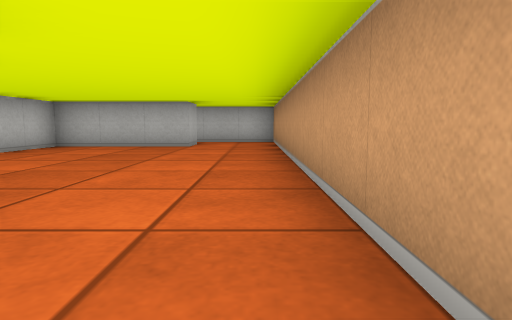
view 1 (above)

24 first-person views from a walk through a cub3D ray-caster map. The camera is about half as high as the walls, tilts 6° down and sees 75° across. The floor is counted in squares. Each view is taken from the middle of a square. On the plan, view 1 faces up. The plan holds only what a view shows up to about 9 squares ahead; the rest is blank.

view 2
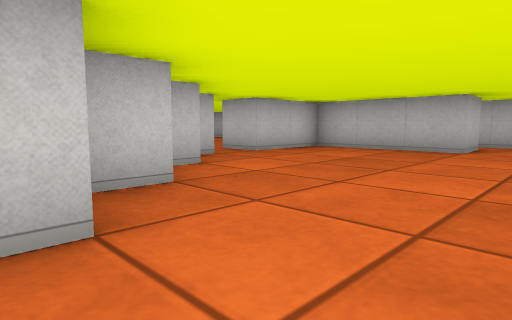

view 3
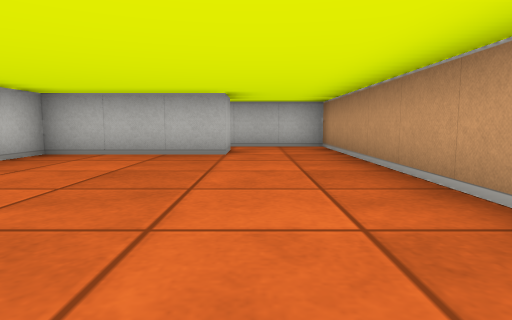

view 4
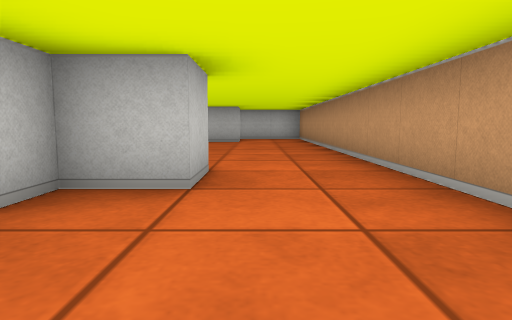

view 5
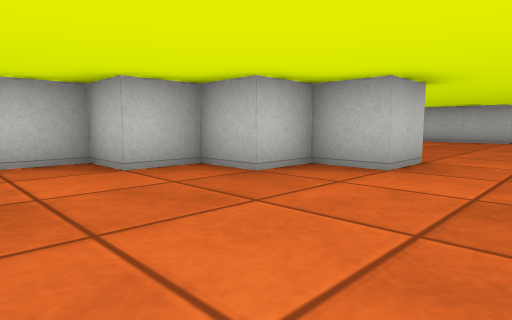

view 6
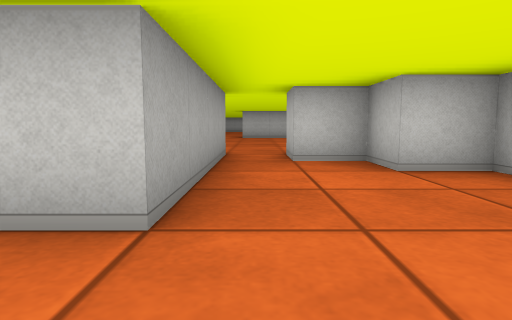

view 7
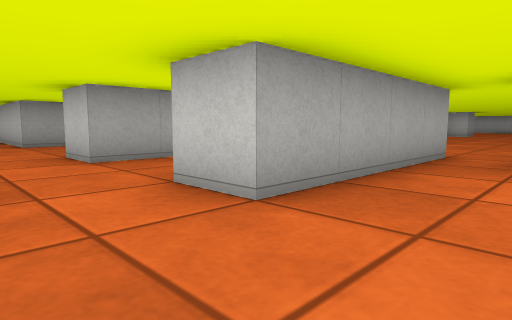

view 8
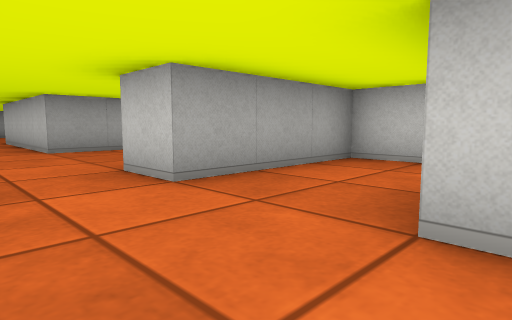

view 9
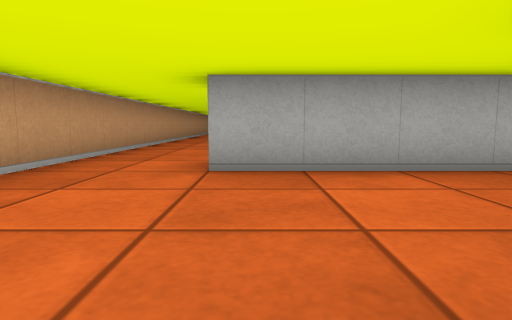

view 10
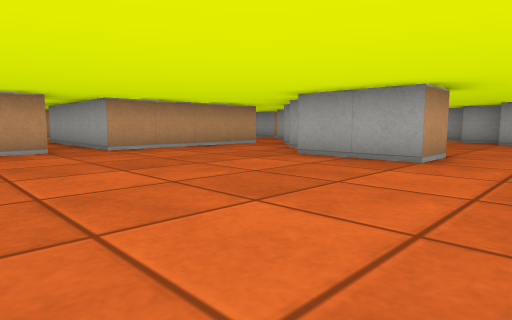

view 11
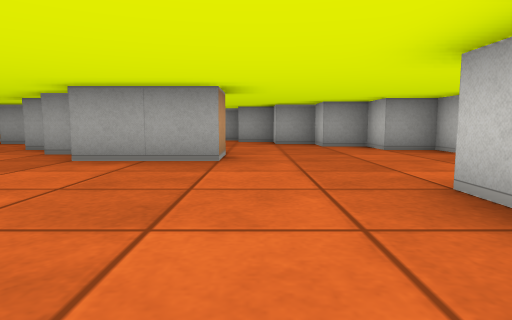

view 12
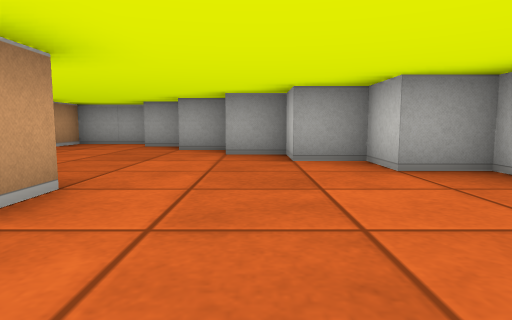

view 13
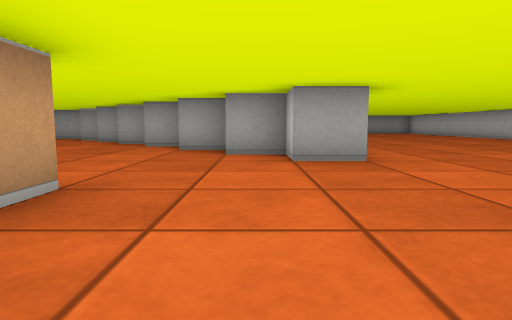

view 14
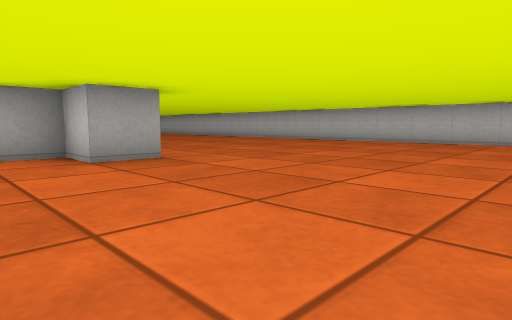

view 15
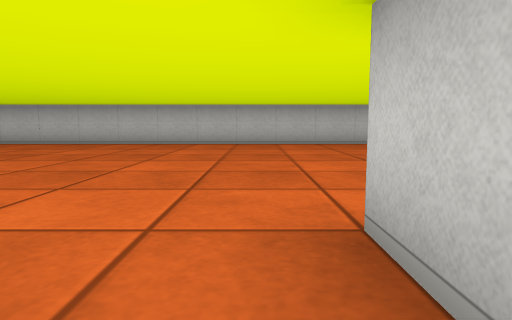

view 16
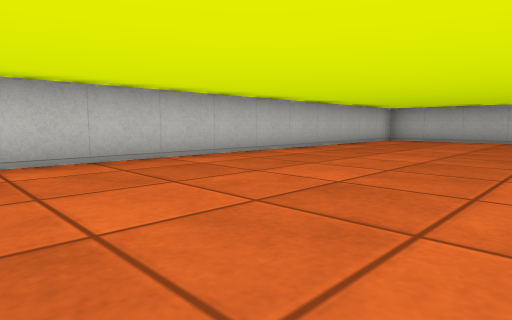

view 17
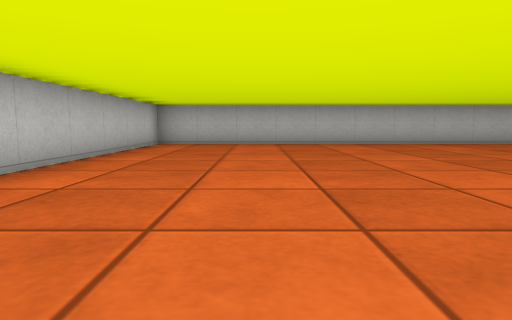

view 18
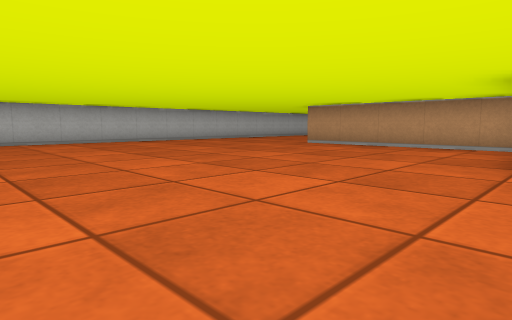

view 19
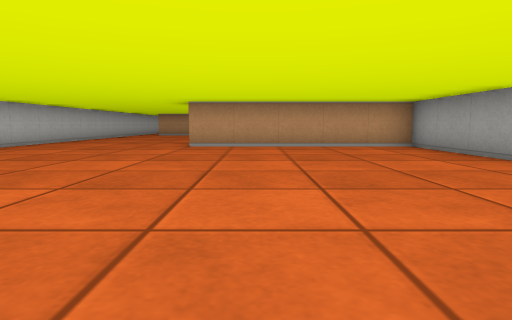

view 20
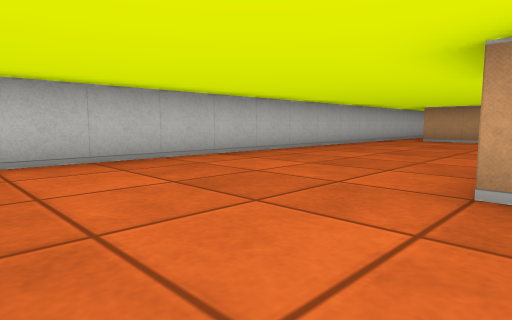

view 21
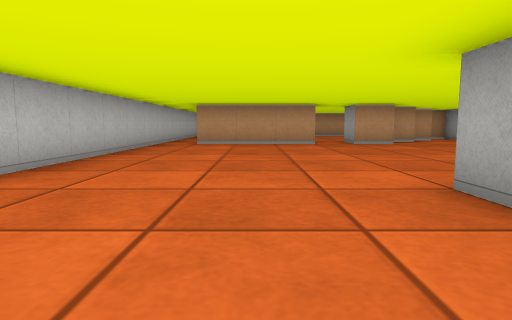

view 22
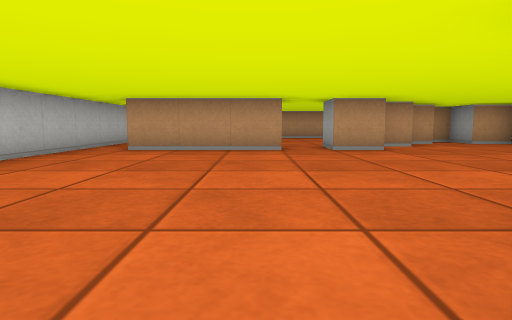

view 23
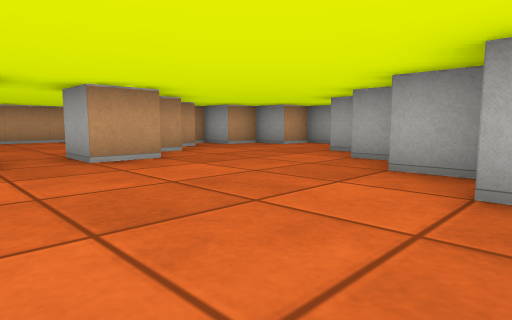

view 24
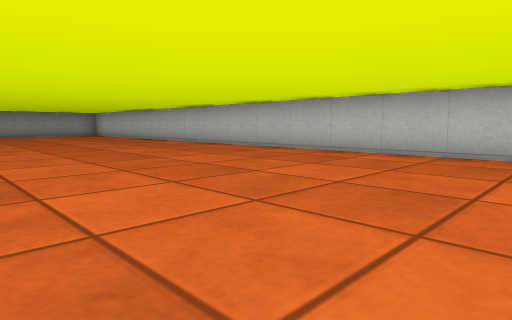

### Floor plan
Points are (right, up) in squares from view 1. A wall is a line through its corners. A room is listed if a view was taken in it or the views show most of it. See-through windows are left out.
Room 1 (views 1, 2, 3)
walls: (-3.5, 3.6) (-3.5, 3); (-2.5, 2.6) (-2.5, 1.8); (-1.5, 1.6) (-1.5, 0.5); (-5.5, 4.5) (-4.5, 4.5) (-4.5, 4.1); (-1.5, 8.5) (-1.5, 7.5) (-4.5, 7.5) (-4.5, 5.5) (-5.5, 5.5); (0.5, -0.1) (0.5, 8.5)
ways out: opening at (-0.5, -0.5) to room 2; opening at (-5, 5) to room 4; opening at (-0.5, 8) to room 4
Room 2 (views 4, 5, 6, 7, 9)
walls: (-1.5, 0.5) (-2.5, 0.5) (-2.5, -0.5) (-3.5, -0.5) (-3.5, -1.5) (-4.5, -1.5) (-4.5, -2.5) (-5.5, -2.5); (-5.5, -3.5) (-1.5, -3.5)
ways out: opening at (-0.5, -0.5) to room 1; opening at (-0.5, -4) to room 3; opening at (-5, -3) to room 4
Room 3 (view 8)
walls: (-1.5, -3.5) (-1.5, -4.5); (-4.5, -5.4) (-4.5, -6.5) (-1.5, -6.5) (-1.5, -7.5); (0.5, -7.6) (0.5, -3.1)
ways out: opening at (-0.5, -4) to room 2; opening at (-0.5, -7) to room 4
Room 4 (views 10, 11, 12, 13, 14, 15, 16, 17, 18, 19, 20, 21, 22, 23, 24)
walls: (-14.5, -6.8) (-14.5, -7.5) (-13.5, -7.5) (-13.5, -8.5) (-12.5, -8.5) (-12.5, -9.5) (-11.5, -9.5); (-13.5, -3.5) (-13.5, -2.9); (-10.5, -6.6) (-10.5, -5.5) (-8.5, -5.5); (-12.5, -2.9) (-12.5, -3.5); (-16.6, -5.5) (-15.5, -5.5) (-15.5, -6.5) (-14.5, -6.5); (-11.5, -10.5) (-10.5, -10.5); (-8, -6.5) (-7.5, -6.5); (-15.5, -0.5) (-16.5, -0.5); (-10.4, -11.5) (-9.5, -11.5); (-16.5, 0.5) (-13.5, 0.5) (-13.5, 5.5); (-9.2, -12.5) (-7.5, -12.5) (-7.5, -11.5); (-5.5, -7.4) (-5.5, -3.5); (-5.5, -2.5) (-5.5, -1.8); (-5.1, -9.5) (-4.5, -9.5); (-7, 0.5) (-6.5, 0.5); (-8.1, 1.5) (-7.5, 1.5); (-5.2, -1.5) (-4.5, -1.5) (-4.5, -0.5) (-3.5, -0.5) (-3.5, 0.5); (-9.4, 2.5) (-8.5, 2.5); (-2.9, -10.5) (-1.5, -10.5) (-1.5, -14.5); (-12.1, 5.5) (-11.5, 5.5); (-4.5, 2.4) (-4.5, 3.1); (-5.5, 3.4) (-5.5, 4.5); (-3.5, 1.4) (-3.5, 2.1); (-5.5, 5.5) (-5.5, 8.5); (0.5, -9.1) (0.5, -7.6); (0.5, 8.5) (0.5, 9.5) (-23.5, 9.5) (-23.5, -11.4)
ways out: opening at (-5, 5) to room 1; opening at (-0.5, 8) to room 1; opening at (-5, -3) to room 2; opening at (-0.5, -7) to room 3

Where each view was taken, in squares from view 1:
view 1: 0 up, 0 right, facing up
view 2: 1 up, 0 right, facing up-left
view 3: 2 up, 1 left, facing up
view 4: 2 down, 1 left, facing up
view 5: 3 down, 0 right, facing up-left
view 6: 3 down, 0 right, facing left
view 7: 2 down, 0 right, facing down-left
view 8: 4 down, 0 right, facing down-left
view 9: 0 up, 2 left, facing down
view 10: 1 down, 12 left, facing down-right
view 11: 1 down, 11 left, facing down
view 12: 4 down, 12 left, facing down
view 13: 1 down, 15 left, facing down
view 14: 1 down, 14 left, facing down-left
view 15: 1 down, 15 left, facing left
view 16: 1 down, 19 left, facing up-left
view 17: 1 up, 21 left, facing up
view 18: 0 up, 21 left, facing up-right
view 19: 4 up, 21 left, facing right
view 20: 5 up, 16 left, facing up-right
view 21: 7 up, 14 left, facing right
view 22: 6 up, 12 left, facing right
view 23: 6 up, 10 left, facing down-right
view 24: 4 down, 18 left, facing down-left
